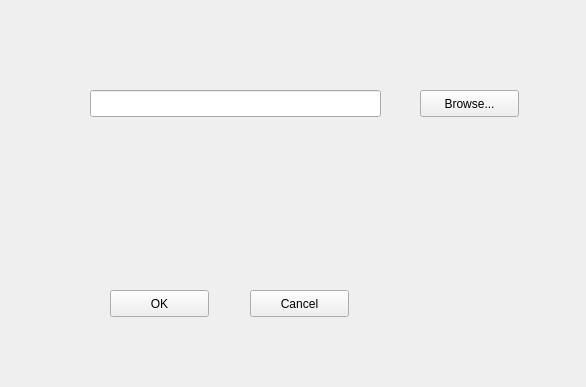
<?xml version="1.0" encoding="UTF-8"?>
<ui version="4.0">
 <class>Final</class>
 <widget class="QWidget" name="Final">
  <property name="geometry">
   <rect>
    <x>0</x>
    <y>0</y>
    <width>586</width>
    <height>387</height>
   </rect>
  </property>
  <property name="windowTitle">
   <string>Form</string>
  </property>
  <widget class="QLineEdit" name="lineEdit">
   <property name="geometry">
    <rect>
     <x>90</x>
     <y>90</y>
     <width>291</width>
     <height>27</height>
    </rect>
   </property>
  </widget>
  <widget class="QPushButton" name="pushButton">
   <property name="geometry">
    <rect>
     <x>420</x>
     <y>90</y>
     <width>99</width>
     <height>27</height>
    </rect>
   </property>
   <property name="text">
    <string>Browse...</string>
   </property>
  </widget>
  <widget class="QPushButton" name="okpushButton">
   <property name="geometry">
    <rect>
     <x>110</x>
     <y>290</y>
     <width>99</width>
     <height>27</height>
    </rect>
   </property>
   <property name="text">
    <string>OK</string>
   </property>
  </widget>
  <widget class="QPushButton" name="cancelpushButton">
   <property name="geometry">
    <rect>
     <x>250</x>
     <y>290</y>
     <width>99</width>
     <height>27</height>
    </rect>
   </property>
   <property name="text">
    <string>Cancel</string>
   </property>
  </widget>
 </widget>
 <resources/>
 <connections/>
</ui>
